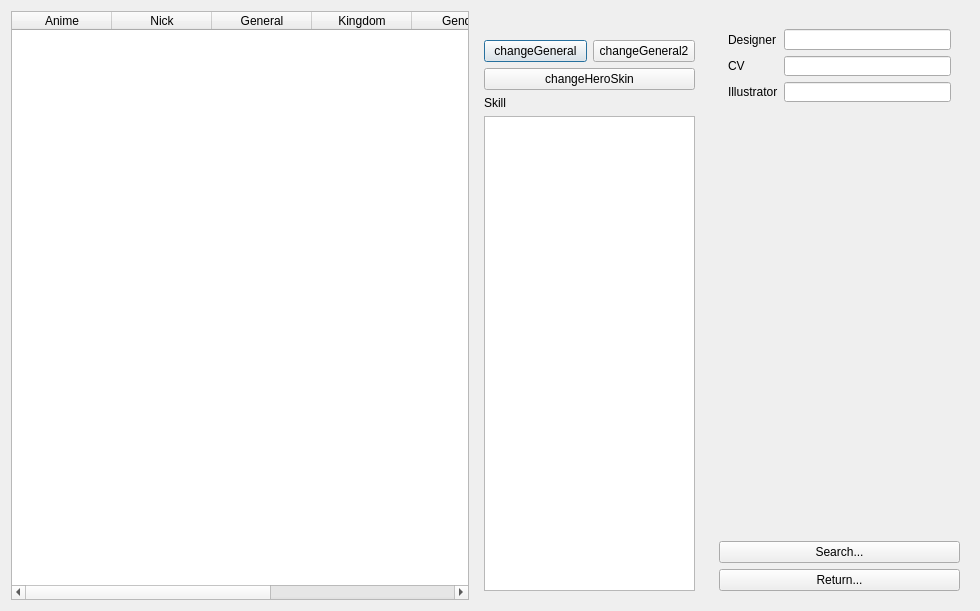
<?xml version="1.0" encoding="UTF-8"?>
<ui version="4.0">
 <class>GeneralOverview</class>
 <widget class="QDialog" name="GeneralOverview">
  <property name="windowModality">
   <enum>Qt::NonModal</enum>
  </property>
  <property name="geometry">
   <rect>
    <x>0</x>
    <y>0</y>
    <width>980</width>
    <height>611</height>
   </rect>
  </property>
  <property name="minimumSize">
   <size>
    <width>945</width>
    <height>550</height>
   </size>
  </property>
  <property name="baseSize">
   <size>
    <width>0</width>
    <height>0</height>
   </size>
  </property>
  <property name="windowTitle">
   <string>General Overview</string>
  </property>
  <layout class="QHBoxLayout" name="horizontalLayout_2">
   <item>
    <widget class="QTableWidget" name="tableWidget">
     <property name="editTriggers">
      <set>QAbstractItemView::NoEditTriggers</set>
     </property>
     <property name="selectionMode">
      <enum>QAbstractItemView::SingleSelection</enum>
     </property>
     <property name="selectionBehavior">
      <enum>QAbstractItemView::SelectRows</enum>
     </property>
     <property name="sortingEnabled">
      <bool>true</bool>
     </property>
     <column>
      <property name="text">
       <string>Anime</string>
      </property>
     </column>
     <column>
      <property name="text">
       <string>Nick</string>
      </property>
     </column>
     <column>
      <property name="text">
       <string>General</string>
      </property>
     </column>
     <column>
      <property name="text">
       <string>Kingdom</string>
      </property>
     </column>
     <column>
      <property name="text">
       <string>Gender</string>
      </property>
     </column>
     <column>
      <property name="text">
       <string>MaxHP</string>
      </property>
     </column>
     <column>
      <property name="text">
       <string>Package</string>
      </property>
     </column>
    </widget>
   </item>
   <item>
    <layout class="QHBoxLayout" name="horizontalLayout">
     <item>
      <widget class="QFrame" name="frame">
       <layout class="QVBoxLayout" name="verticalLayout_2">
        <item>
         <widget class="QLabel" name="generalPhoto">
          <property name="text">
           <string/>
          </property>
          <property name="pixmap">
           <pixmap>../image/generals/card/caocao.jpg</pixmap>
          </property>
         </widget>
        </item>
        <item>
         <layout class="QHBoxLayout" name="changeGeneralButtonLayout">
          <property name="sizeConstraint">
           <enum>QLayout::SetFixedSize</enum>
          </property>
          <property name="leftMargin">
           <number>0</number>
          </property>
          <property name="bottomMargin">
           <number>0</number>
          </property>
          <item>
           <widget class="QPushButton" name="changeGeneralButton">
            <property name="text">
             <string>changeGeneral</string>
            </property>
           </widget>
          </item>
          <item>
           <widget class="QPushButton" name="changeGeneral2Button">
            <property name="text">
             <string>changeGeneral2</string>
            </property>
           </widget>
          </item>
         </layout>
        </item>
        <item>
         <widget class="QPushButton" name="changeHeroSkinButton">
          <property name="text">
           <string>changeHeroSkin</string>
          </property>
         </widget>
        </item>
        <item>
         <widget class="QLabel" name="skillLabel">
          <property name="text">
           <string>Skill</string>
          </property>
         </widget>
        </item>
        <item>
         <widget class="QTextEdit" name="skillTextEdit">
          <property name="maximumSize">
           <size>
            <width>211</width>
            <height>16777215</height>
           </size>
          </property>
          <property name="readOnly">
           <bool>true</bool>
          </property>
         </widget>
        </item>
       </layout>
      </widget>
     </item>
     <item>
      <widget class="QFrame" name="frame2">
       <layout class="QVBoxLayout" name="verticalLayout">
        <item>
         <widget class="QFrame" name="frame1">
          <property name="minimumSize">
           <size>
            <width>241</width>
            <height>0</height>
           </size>
          </property>
          <property name="maximumSize">
           <size>
            <width>271</width>
            <height>91</height>
           </size>
          </property>
          <layout class="QGridLayout" name="gridLayout">
           <item row="1" column="1">
            <widget class="QLineEdit" name="cvLineEdit">
             <property name="frame">
              <bool>true</bool>
             </property>
             <property name="alignment">
              <set>Qt::AlignRight|Qt::AlignTrailing|Qt::AlignVCenter</set>
             </property>
             <property name="readOnly">
              <bool>true</bool>
             </property>
            </widget>
           </item>
           <item row="1" column="0">
            <widget class="QLabel" name="cvLabel">
             <property name="text">
              <string>CV</string>
             </property>
            </widget>
           </item>
           <item row="0" column="1">
            <widget class="QLineEdit" name="designerLineEdit">
             <property name="alignment">
              <set>Qt::AlignRight|Qt::AlignTrailing|Qt::AlignVCenter</set>
             </property>
             <property name="readOnly">
              <bool>true</bool>
             </property>
            </widget>
           </item>
           <item row="0" column="0">
            <widget class="QLabel" name="designerLabel">
             <property name="text">
              <string>Designer</string>
             </property>
            </widget>
           </item>
           <item row="2" column="0">
            <widget class="QLabel" name="illustratorLabel">
             <property name="text">
              <string>Illustrator</string>
             </property>
            </widget>
           </item>
           <item row="2" column="1">
            <widget class="QLineEdit" name="illustratorLineEdit">
             <property name="frame">
              <bool>true</bool>
             </property>
             <property name="alignment">
              <set>Qt::AlignRight|Qt::AlignTrailing|Qt::AlignVCenter</set>
             </property>
             <property name="readOnly">
              <bool>true</bool>
             </property>
            </widget>
           </item>
          </layout>
         </widget>
        </item>
        <item>
         <widget class="QScrollArea" name="scrollArea">
          <property name="maximumSize">
           <size>
            <width>271</width>
            <height>16777215</height>
           </size>
          </property>
          <property name="frameShape">
           <enum>QFrame::NoFrame</enum>
          </property>
          <property name="widgetResizable">
           <bool>true</bool>
          </property>
          <widget class="QWidget" name="scrollAreaWidgetContents">
           <property name="geometry">
            <rect>
             <x>0</x>
             <y>0</y>
             <width>241</width>
             <height>419</height>
            </rect>
           </property>
          </widget>
         </widget>
        </item>
        <item>
         <widget class="QPushButton" name="searchButton">
          <property name="text">
           <string>Search...</string>
          </property>
         </widget>
        </item>
        <item>
         <widget class="QPushButton" name="returnButton">
          <property name="text">
           <string>Return...</string>
          </property>
         </widget>
        </item>
       </layout>
      </widget>
     </item>
    </layout>
   </item>
  </layout>
 </widget>
 <resources/>
 <connections/>
</ui>
